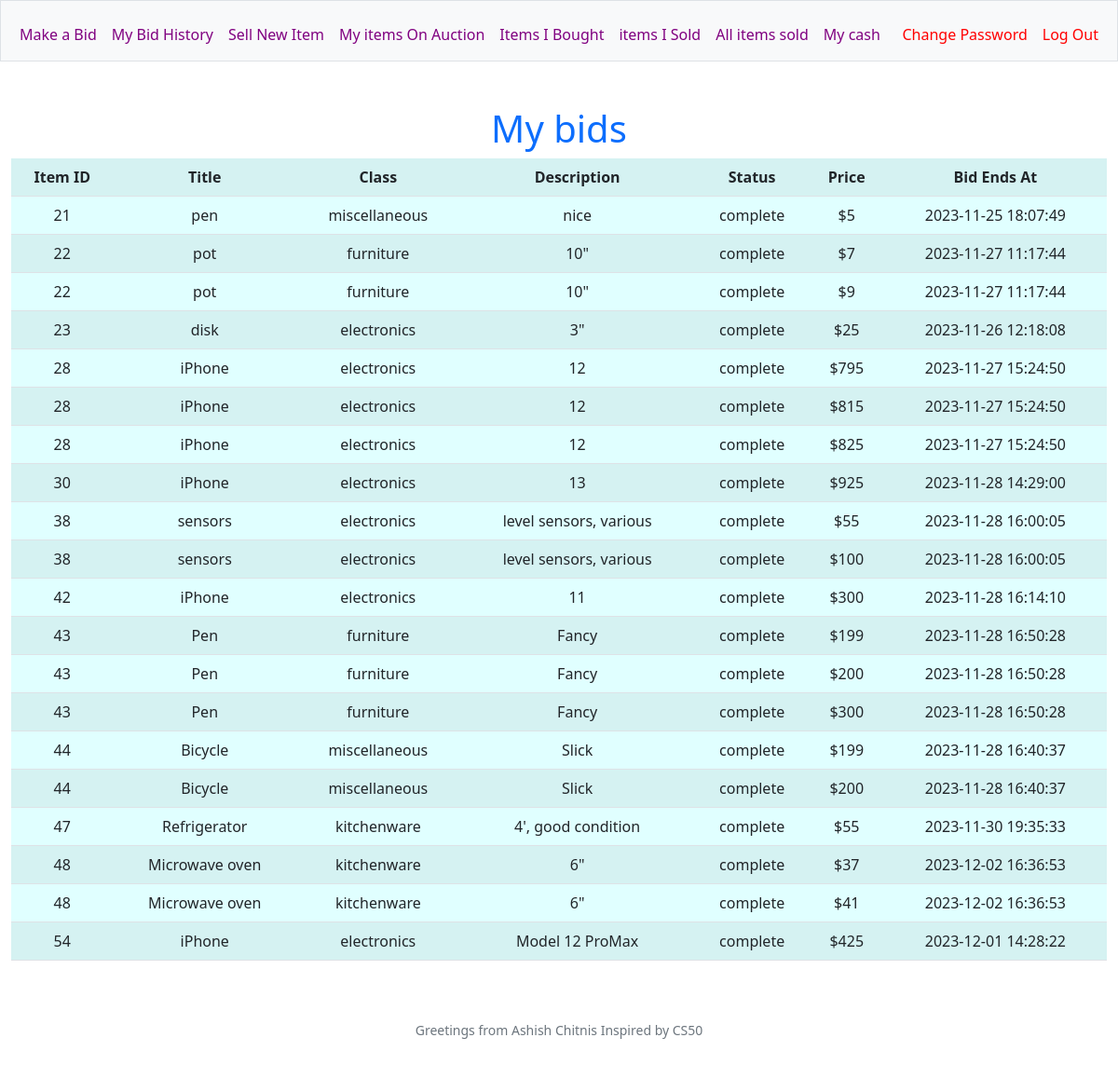
The page /history_my_bids (signed in) on the database its author committed.
### tables this page shows
CREATE TABLE history(item_id INTEGER, bidder_id INTEGER, current_bid_price NUMERIC,bid_time DATETIME);

CREATE TABLE 'items' (item_id INTEGER PRIMARY KEY AUTOINCREMENT NOT NULL, item_name TEXT, class TEXT, desc TEXT, status TEXT, seller_id INTEGER, buyer_id INTEGER, start_price NUMERIC, bought_price NUMERIC, start_time DATETIME, end_time DATETIME);

### app.py (the view)
@app.route('/history_my_bids')
@login_required
def history_my_bids():
    items = db.execute("SELECT items.item_id, item_name, class, desc, status, current_bid_price, end_time FROM items JOIN history on items.item_id = history.item_id  WHERE bidder_id=? ORDER BY items.item_id", session["user_id"])
    print(items)
    return render_template("history_my_bids.html", items=items)

### app.py (called while the page is built)
@app.after_request
def after_request(response):
    response.headers["Cache-Control"] = "no-cache, no-store, must-revalidate"
    response.headers["Expires"] = 0
    response.headers["Pragma"] = "no-cache"
    return response

### helpers.py (called while the page is built)
def login_required(f):
    @wraps(f)
    def decorated_function(*args, **kwargs):
        if session.get("user_id") is None:
            return redirect("/login")
        return f(*args, **kwargs)
    return decorated_function

### templates/history_my_bids.html (shortened to what this page needs)
{% extends "layout.html" %}
{% block main %}
<body>
    <h1>My bids</h1>
    <table border="1">
    <table class="table table-striped">
        <tr>
            <th>Item ID</th>
            <th>Title</th>
            <th>Class</th>
            <th>Description</th>
            <th>Status</th>
            <th>Price</th>
            <th>Bid Ends At</th>
        </tr>
        {% for item in items %}
        <tr>
            <td>{{ item['item_id'] }}</td>
            <td>{{ item['item_name'] }}</td>
            <td>{{ item['class'] }}</td>
            <td>{{ item['desc'] }}</td>
            <td>{{ item['status'] }}</td>
            <td>${{ item['current_bid_price'] }}</td>
            <td>{{ item['end_time'] }}</td>
        </tr>
        {% endfor %}
    </table>
</body>
{% endblock %}

### templates/layout.html (shortened to what this page needs)
<!DOCTYPE html>
<html lang="en">
    <head>
        <link href="https://cdn.jsdelivr.net/npm/bootstrap@5.1.3/dist/css/bootstrap.min.css" rel="stylesheet">
        <link href="/static/styles.css" rel="stylesheet">
    </head>
        <body class="bg-white text-primary">
        <nav class="bg-light border navbar navbar-expand-md navbar-light">
            <div class="container-fluid">
                <div class="collapse navbar-collapse" id="navbar">
                    {% if session["user_id"] %}
                        <ul class="navbar-nav me-auto mt-2">
                            <li class="nav-item"><a class="nav-link" href="/" style= "color:purple">Make a Bid</a></li>
                            <li class="nav-item"><a class="nav-link" href="/history_my_bids" style= "color:purple">My Bid History</a></li>
                            <li class="nav-item"><a class="nav-link" href="/sell" style= "color:purple">Sell New Item</a></li>
                            <li class="nav-item"><a class="nav-link" href="/history_my_auctioned_items"  style= "color:purple">My items On Auction</a></li>
                            <li class="nav-item"><a class="nav-link" href="/history_my_bought_items" style= "color:purple">Items I Bought</a></li>
                            <li class="nav-item"><a class="nav-link" href="/history_my_sold_items"style= "color:purple" >items I Sold</a></li>
                            <li class="nav-item"><a class="nav-link" href="/history_all_sold_items"style= color:purple>All items sold</a></li>
                            <li class="nav-item"><a class="nav-link" href="/my_cash"style= color:purple>My cash</a></li>
                        </ul>
                        <ul class="navbar-nav ms-auto mt-2">
                            <li class="nav-item"> <a class="nav-link" href="/password"style= "color:red">Change Password</a></li>
                            <li class="nav-item"><a class="nav-link" href="/logout"style= "color:red">Log Out</a></li>
                        </ul>
                    {% else %}
                        <ul class="navbar-nav ms-auto mt-2">
                            <li class="nav-item"><a class="nav-link" href="/register">Register</a></li>
                            <li class="nav-item"><a class="nav-link" href="/login">Log In</a></li>
                        </ul>
                    {% endif %}
                </div>
            </div>
        </nav>
        <main class="container-fluid py-5 text-center">
            {% block main %}{% endblock %}
        </main>
        <footer class="mb-5 small text-center text-muted">
            Greetings from Ashish Chitnis
            Inspired by CS50
        </footer>
    </body>
</html>

### templates/layout.html (style rules this page uses)
.table-striped tbody tr:nth-child(odd) { background-color: lightcyan; }
.table-striped tbody tr:nth-child(even) { background-color: lightcyan; }

### rows shown on the page
history: item_id "21", item_name "pen", class "miscellaneous", desc "nice", status "complete", current_bid_price "5", end_time "2023-11-25 18:07:49"
history: item_id "22", item_name "pot", class "furniture", desc "10\"", status "complete", current_bid_price "7", end_time "2023-11-27 11:17:44"
history: item_id "22", item_name "pot", class "furniture", desc "10\"", status "complete", current_bid_price "9", end_time "2023-11-27 11:17:44"
history: item_id "23", item_name "disk", class "electronics", desc "3\"", status "complete", current_bid_price "25", end_time "2023-11-26 12:18:08"
history: item_id "28", item_name "iPhone", class "electronics", desc "12", status "complete", current_bid_price "795", end_time "2023-11-27 15:24:50"
history: item_id "28", item_name "iPhone", class "electronics", desc "12", status "complete", current_bid_price "815", end_time "2023-11-27 15:24:50"
history: item_id "28", item_name "iPhone", class "electronics", desc "12", status "complete", current_bid_price "825", end_time "2023-11-27 15:24:50"
history: item_id "30", item_name "iPhone", class "electronics", desc "13", status "complete", current_bid_price "925", end_time "2023-11-28 14:29:00"
history: item_id "38", item_name "sensors", class "electronics", desc "level sensors, various", status "complete", current_bid_price "55", end_time "2023-11-28 16:00:05"
history: item_id "38", item_name "sensors", class "electronics", desc "level sensors, various", status "complete", current_bid_price "100", end_time "2023-11-28 16:00:05"
history: item_id "42", item_name "iPhone", class "electronics", desc "11", status "complete", current_bid_price "300", end_time "2023-11-28 16:14:10"
history: item_id "43", item_name "Pen", class "furniture", desc "Fancy", status "complete", current_bid_price "199", end_time "2023-11-28 16:50:28"
history: item_id "43", item_name "Pen", class "furniture", desc "Fancy", status "complete", current_bid_price "200", end_time "2023-11-28 16:50:28"
history: item_id "43", item_name "Pen", class "furniture", desc "Fancy", status "complete", current_bid_price "300", end_time "2023-11-28 16:50:28"
history: item_id "44", item_name "Bicycle", class "miscellaneous", desc "Slick", status "complete", current_bid_price "199", end_time "2023-11-28 16:40:37"
history: item_id "44", item_name "Bicycle", class "miscellaneous", desc "Slick", status "complete", current_bid_price "200", end_time "2023-11-28 16:40:37"
history: item_id "47", item_name "Refrigerator", class "kitchenware", desc "4', good condition", status "complete", current_bid_price "55", end_time "2023-11-30 19:35:33"
history: item_id "48", item_name "Microwave oven", class "kitchenware", desc "6\"", status "complete", current_bid_price "37", end_time "2023-12-02 16:36:53"
history: item_id "48", item_name "Microwave oven", class "kitchenware", desc "6\"", status "complete", current_bid_price "41", end_time "2023-12-02 16:36:53"
history: item_id "54", item_name "iPhone", class "electronics", desc "Model 12 ProMax", status "complete", current_bid_price "425", end_time "2023-12-01 14:28:22"
